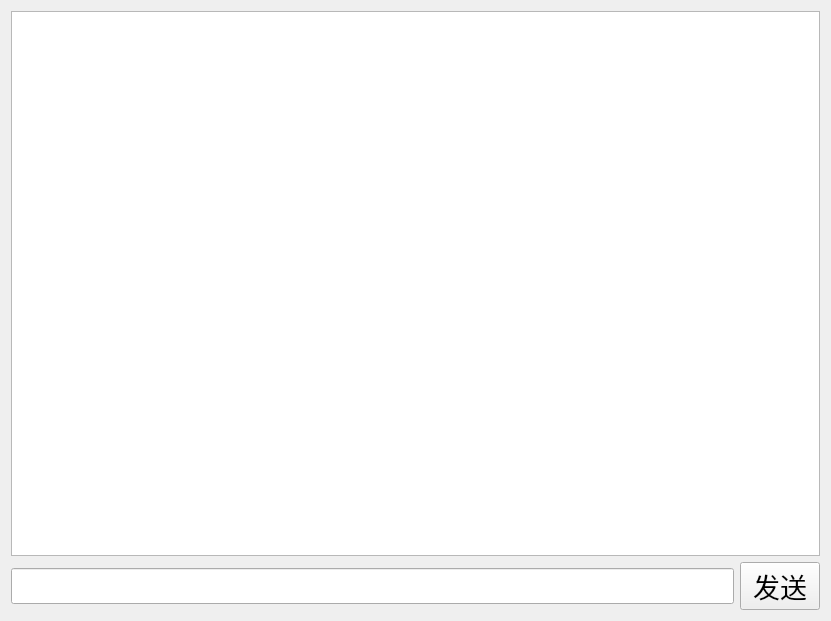
<?xml version="1.0" encoding="UTF-8"?>
<ui version="4.0">
 <class>TcpClient</class>
 <widget class="QWidget" name="TcpClient">
  <property name="geometry">
   <rect>
    <x>0</x>
    <y>0</y>
    <width>831</width>
    <height>621</height>
   </rect>
  </property>
  <property name="windowTitle">
   <string>TcpClient</string>
  </property>
  <layout class="QHBoxLayout" name="horizontalLayout_2">
   <item>
    <layout class="QVBoxLayout" name="verticalLayout">
     <item>
      <widget class="QTextEdit" name="textEdit">
       <property name="font">
        <font>
         <pointsize>20</pointsize>
        </font>
       </property>
      </widget>
     </item>
     <item>
      <layout class="QHBoxLayout" name="horizontalLayout">
       <item>
        <widget class="QLineEdit" name="lineEdit">
         <property name="font">
          <font>
           <pointsize>18</pointsize>
          </font>
         </property>
        </widget>
       </item>
       <item>
        <widget class="QPushButton" name="pushButton">
         <property name="font">
          <font>
           <pointsize>20</pointsize>
          </font>
         </property>
         <property name="text">
          <string>发送</string>
         </property>
        </widget>
       </item>
      </layout>
     </item>
    </layout>
   </item>
  </layout>
 </widget>
 <resources/>
 <connections/>
</ui>
